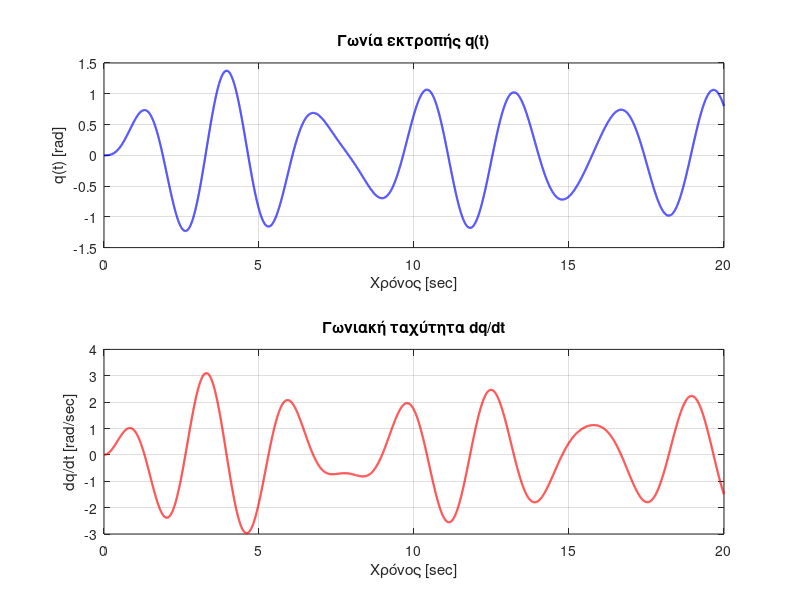

MATLAB code to generate this figure:
clc; clear; close all;

% Δεδομένα του προβλήματος
m = 0.75;
L = 1.25;
c = 0.15;
g = 9.81;
A0 = 4;
omega = 2;

% Ορισμός του συστήματος εξισώσεων
A = [0 1; -g/L -c/(m*L^2)];
B = [0; 1/(m*L^2)];
x0 = [0; 0]; % Αρχικές συνθήκες

% Χρονική προσομοίωση
dt = 1e-3;
tspan = 0:dt:20;

% Συνάρτηση εισόδου
u = @(t) A0 * sin(omega * t);

% Συνάρτηση για τον ODE Solver
dxdt = @(t, x) A*x + B*u(t);

% Επίλυση με ODE45
[t, X] = ode45(dxdt, tspan, x0);

% Διαγράμματα
figure;
subplot(2,1,1);
plot(t, X(:,1), 'b', 'LineWidth', 1.5);
xlabel('Χρόνος [sec]'); ylabel('q(t) [rad]');
title('Γωνία εκτροπής q(t)');
grid on;

subplot(2,1,2);
plot(t, X(:,2), 'r', 'LineWidth', 1.5);
xlabel('Χρόνος [sec]'); ylabel('dq/dt [rad/sec]');
title('Γωνιακή ταχύτητα dq/dt');
grid on;
